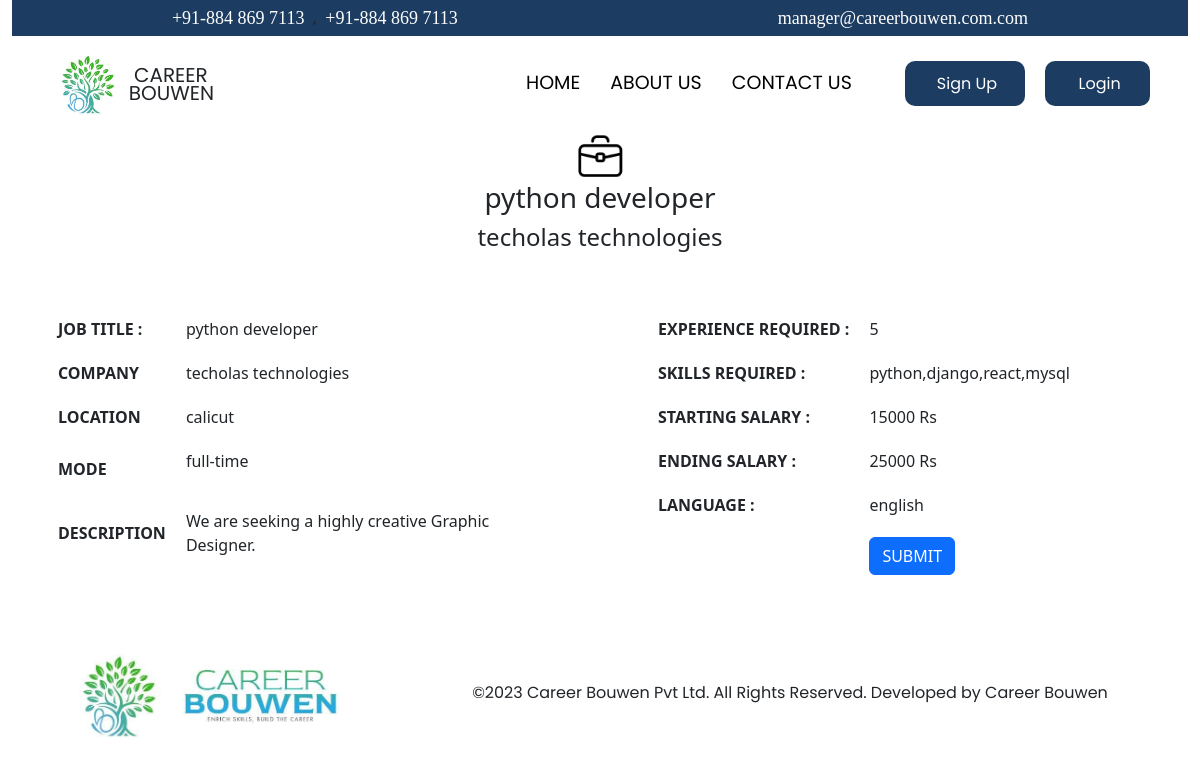
Page /applicationpage/1 on the committed database.
### cb_app/models.py (models this page shows)
class Jobs(models.Model):
    job_title=models.CharField(max_length=255)
    company_name=models.CharField(max_length=255)
    location=models.CharField(max_length=255)
    mode=models.CharField(max_length=255)
    description=models.CharField(max_length=255)
    experience_required=models.IntegerField()
    skills_required=models.CharField(max_length=255)
    starting_salary=models.IntegerField()
    ending_salary=models.IntegerField()
    languages=models.CharField(max_length=255)

### cb_app/views.py (the view)
# urls.py: path('applicationpage/<int:i>',views.application_page,name='application_page'),
def application_page(request,i):
    job=Jobs.objects.get(id=i)
    return render(request,'applyjob.html',{'job':job})

### templates/applyjob.html (shortened to what this page needs)
{% extends "includes/base.html" %} {% block content %}
{% load static %}
<link
  href="https://cdn.jsdelivr.net/npm/bootstrap@5.3.2/dist/css/bootstrap.min.css"
  rel="stylesheet"
/>
<div style="text-align:center;">
      <img src="{% static 'images/job.png' %}" width="50px">
      <h3>{{job.job_title}}</h3>
      <h4>{{job.company_name}}</h4>
</div>
<div class="row">
  <div class="col-md-6 col-sm-6 p-5">
    <table>
      <tr>
        <th>JOB TITLE :</th>
        <td>{{job.job_title}}</td>
      </tr>
      <tr>
        <th>COMPANY</th>
        <td>{{job.company_name}}</td>
      </tr>
      <tr>
        <th>LOCATION</th>
        <td>{{job.location}}</td>
      </tr>
      <tr>
        <th>MODE</th>
        <td><p>{{job.mode}}</p></td>
      </tr>
      <tr>
        <th>DESCRIPTION</th>
        <td>{{job.description}}</td>
      </tr>
    </table>
  </div>
  <div class="col-md-6 col-sm-6 p-5">
    <table>
      <tr>
        <th>EXPERIENCE REQUIRED :</th>
        <td>{{job.experience_required}}</td>
      </tr>
      <tr>
        <th>SKILLS REQUIRED :</th>
        <td>{{job.skills_required}}</td>
      </tr>
      <tr>
        <th>STARTING SALARY :</th>
        <td>{{job.starting_salary}} Rs</td>
      </tr>
      <tr>
        <th>ENDING SALARY :</th>
        <td>{{job.ending_salary}} Rs</td>
      </tr>
      <tr>
        <th>LANGUAGE :</th>
        <td>{{job.languages}}</td>
      </tr>
      <tr>
        <th></th>
        <td><a class='btn btn-primary' href="{% url 'applyjob' job.id %}">SUBMIT</a></td>
      </tr>
    </table>
  </div>
</div>
{% endblock content %}

### static/css/base.css (style rules this page uses)
html { scroll-behavior: smooth; }
* { margin: 0; padding: 0; box-sizing: border-box; list-style-type: none; }
body { width: 100%; overflow-x: hidden; }

### templates/applyjob.html (style rules this page uses)
th, td { padding: 10px; }

### rows in the picture
Jobs: job_title "python developer", company_name "techolas technologies", location "calicut", mode "full-time", description "We are seeking a highly creative Graphic Designer.", experience_required "5", skills_required "python,django,react,mysql", starting_salary "15000", ending_salary "25000", languages "english"
